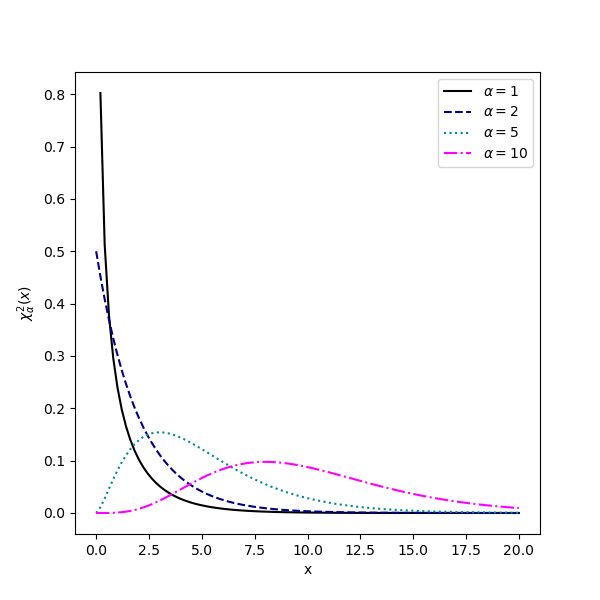

This chart was generated by the following Python code:
#!/usr/bin/python3
import numpy as np
from scipy.stats import chi2
import matplotlib.pyplot as plt

x = np.linspace(0., 20., 100)
fig = plt.figure(1, figsize=(6.0, 6.0))
plt.plot(x, chi2.pdf(x, 1), color="black", label=r"$\alpha=1$")
plt.plot(x, chi2.pdf(x, 2), color="darkblue", linestyle="dashed", label=r"$\alpha=2$")
plt.plot(x, chi2.pdf(x, 5), color="darkcyan", linestyle="dotted", label=r"$\alpha=5$")
plt.plot(x, chi2.pdf(x, 10), color="magenta", linestyle="dashdot", label=r"$\alpha=10$")
plt.xlabel("x")
plt.ylabel(r"$\chi_{\alpha}^{2}(x)$")
plt.legend()
plt.savefig("chi2_pdf.png")
plt.show()


